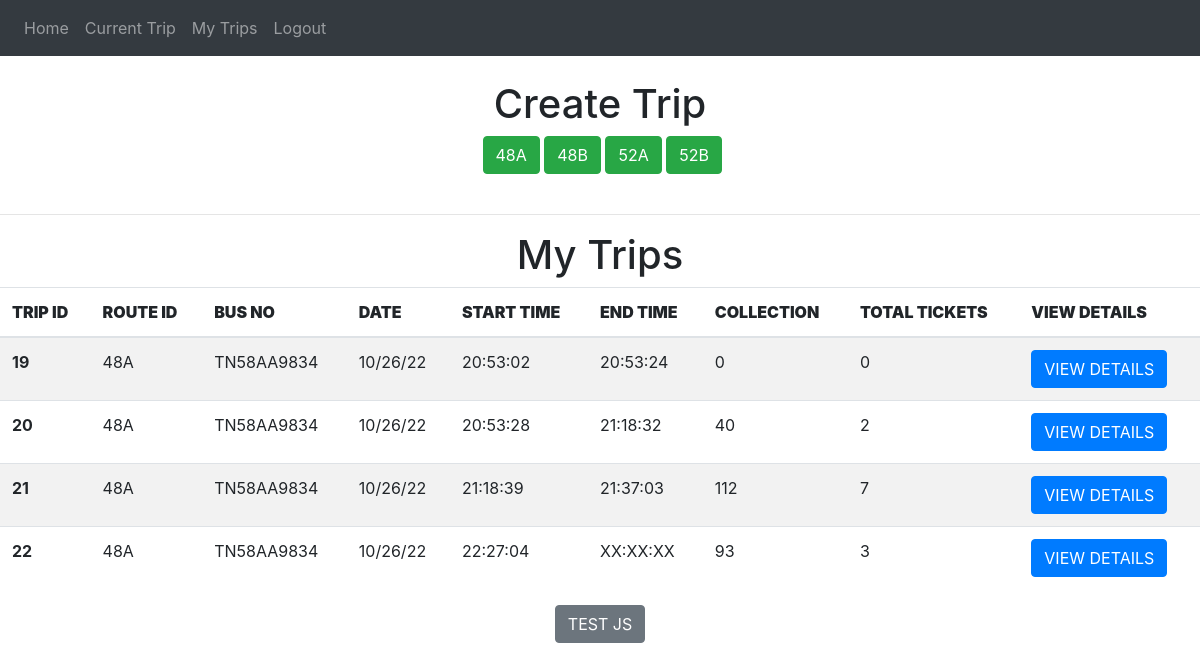
/conductor-my-trips (signed in), run on an earlier commit of the app's database.
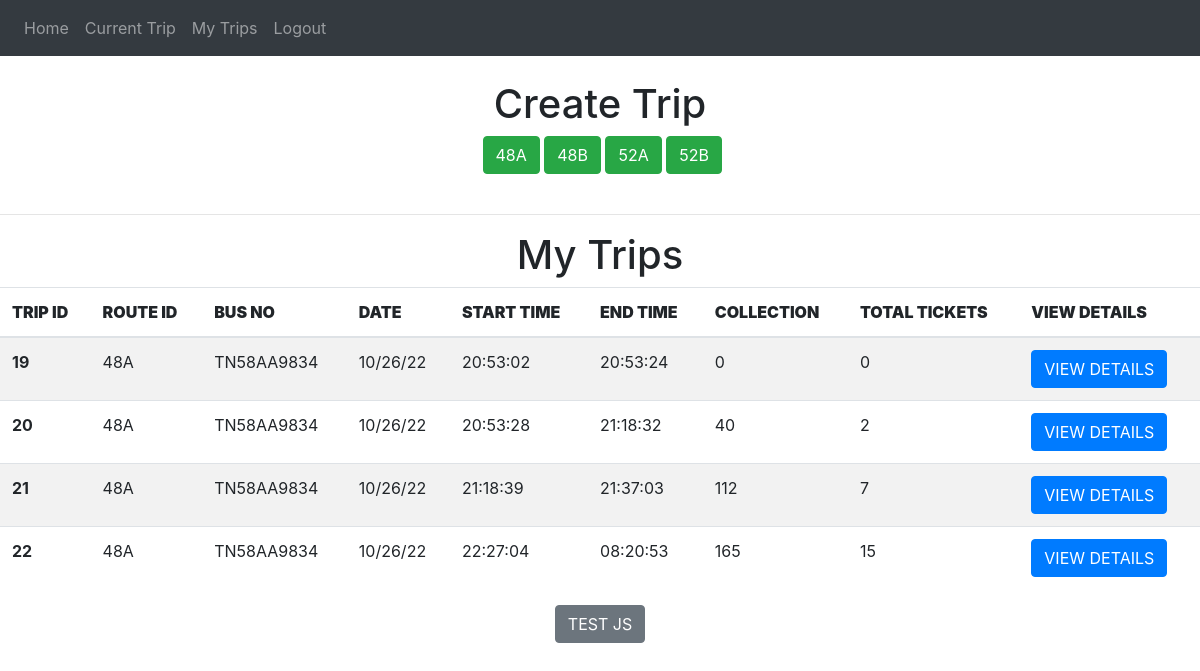
And on a later commit of the database.
### website/models.py (models this page shows)
class Trip(db.Model,UserMixin):
    trip_id = db.Column(db.Integer , primary_key = True)
    route_id = db.Column(db.String(100))
    conductor_id = db.Column(db.Integer , db.ForeignKey('user.id'))
    date = db.Column(db.String(100))
    collection = db.Column(db.Integer)
    ticket_run = db.Column(db.Integer)
    start_time =db.Column(db.String(100))
    end_time = db.Column(db.String(100))
    status =db.Column(db.String(1))
    current_passengers= db.Column(db.Integer)
    current_stop = db.Column(db.String)
    bus_no = db.Column(db.String)
    gps = db.Column(db.String)
    gps_update_time = db.Column(db.String)
    tickets = db.relationship('Ticket')

### website/views.py (the view)
@views.route('/conductor-my-trips', methods=['GET', 'POST'])
@login_required
def conductor_my_trips():
    trips = Trip.query.filter_by(conductor_id = current_user.id).all()
    conductor_details = Conductor_details.query.filter_by(conductor_id = current_user.id).first()
    return render_template("conductor_my_trips.html" , user = current_user , trips = trips, cd= conductor_details )

### website/__init__.py (called while the page is built)
def create_app():
    app = Flask(__name__)
    app.config['SECRET_KEY'] = '#itsactuallyapassword'
    app.config['SQLALCHEMY_DATABASE_URI'] = f'sqlite:///{DB_NAME}'
    db.init_app(app)
    from .views import views
    from .auth import auth
    app.register_blueprint(views, url_prefix='/')
    app.register_blueprint(auth, url_prefix='/')
    from .models import User, Conductor_details
    create_database(app)
    login_manager = LoginManager()
    login_manager.login_view = 'auth.login'
    login_manager.init_app(app)
    @login_manager.user_loader
    def load_user(id):
        return User.query.get(int(id))
    return app

### website/templates/conductor_my_trips.html (shortened to what this page needs)
{% extends "base.html" %}
{% block content %}
<br>
<div align = "center">
  <h1 align = "center">Create Trip </h1>
  {%for route in cd.routes_assigned.split(",")%}
  <a class="btn btn-primary btn-success " href="/conductor-utility-create-trip/{{route}} " role="button"  > {{route}} </a>
  {%endfor%}
  </div>
</div>
<br><hr>
  <div>
      <h1 align = "center">My Trips </h1>
    <table class="table table-striped">
      <thead>
        <tr>
          <th scope="col" ><b>TRIP ID</b></th>
          <th scope="col"><b>ROUTE ID</b></th>
          <th scope="col"><b>BUS NO</b></th>
          <th scope="col"><b>DATE</b></th>
          <th scope="col"><b>START TIME</b></th>
          <th scope="col"><b>END TIME</b></th>
          <th scope="col"><b>COLLECTION</b></th>
          <th scope="col"><b>TOTAL TICKETS</b></th>
          <th scope="col"><b>VIEW DETAILS</b></th>
        </tr>
      </thead>
      <tbody>
        {%for t in trips %}
        <tr>
          <th>{{t.trip_id}}</th>
          <td>{{t.route_id}}</td>
          <td>{{t.bus_no}}</td>
          <td>{{t.date}}</td>
          <td>{{t.start_time}}</td>
          <td>{{t.end_time}}</td>
          <td>{{t.collection}}</td>
          <td>{{t.ticket_run}}</td>
          <td><a class="btn btn-primary " href="/conductor-view-details/{{t.trip_id}} " role="button"  >VIEW DETAILS</a></td>
        </tr>
        {%endfor%}
      </tbody>
    </table>
  </div>
<div align = "center">
  <button type = "button " class = "btn btn-secondary" onclick="refreshGPS()" >TEST JS</button><br>
</div>
<br>
{% endblock %}

What changed in the data, as far as the page shows it:
changed Trip id 22: end_time "XX:XX:XX" → "08:20:53"; collection "93" → "165"; ticket_run "3" → "15"
